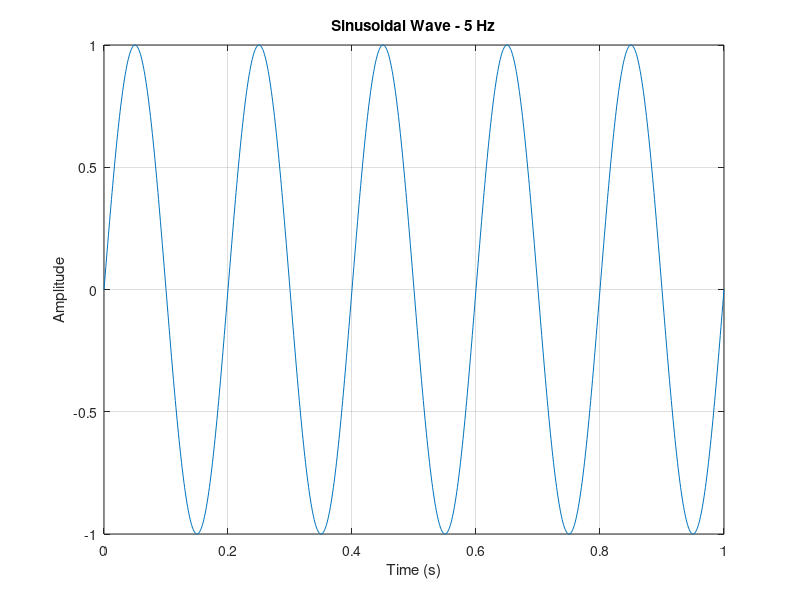
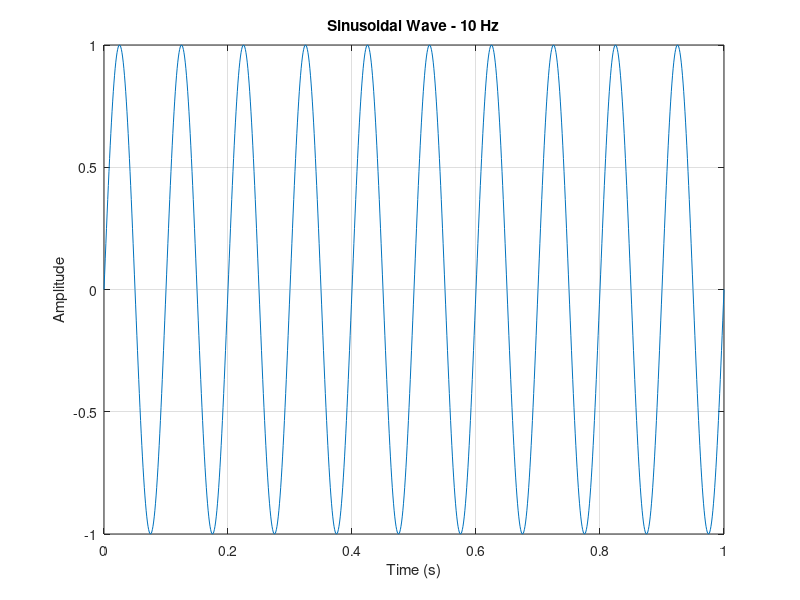
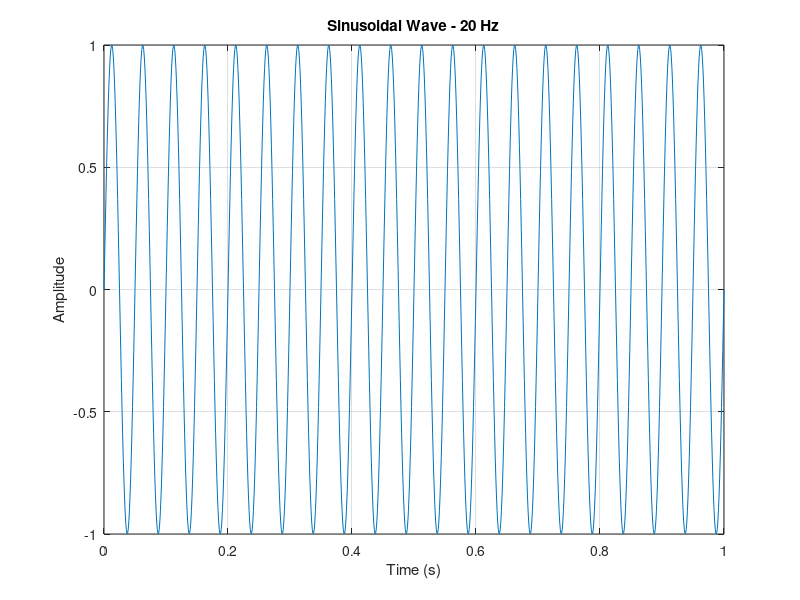

The MATLAB source for these figures, in order:
clc;
clear;
close all;

% Sampling frequency
Fs = 1000;

% Time vector
t = 0:1/Fs:1;

% Different frequencies
f1 = 5;
f2 = 10;
f3 = 20;

% Generate sinusoidal signals
x1 = sin(2*pi*f1*t);
x2 = sin(2*pi*f2*t);
x3 = sin(2*pi*f3*t);

% Plot 5 Hz
figure;
plot(t, x1);
grid on;
xlabel('Time (s)');
ylabel('Amplitude');
title('Sinusoidal Wave - 5 Hz');
xlim([0 1]);

% Plot 10 Hz
figure;
plot(t, x2);
grid on;
xlabel('Time (s)');
ylabel('Amplitude');
title('Sinusoidal Wave - 10 Hz');
xlim([0 1]);

% Plot 20 Hz
figure;
plot(t, x3);
grid on;
xlabel('Time (s)');
ylabel('Amplitude');
title('Sinusoidal Wave - 20 Hz');
xlim([0 1]);
